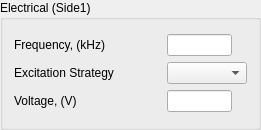
          <widget class="QGroupBox" name="groupBox">
           <property name="sizePolicy">
            <sizepolicy hsizetype="Preferred" vsizetype="Preferred">
             <horstretch>0</horstretch>
             <verstretch>0</verstretch>
            </sizepolicy>
           </property>
           <property name="minimumSize">
            <size>
             <width>261</width>
             <height>130</height>
            </size>
           </property>
           <property name="maximumSize">
            <size>
             <width>261</width>
             <height>150</height>
            </size>
           </property>
           <property name="title">
            <string>Electrical (Side1)</string>
           </property>
           <layout class="QGridLayout" name="gridLayout_6">
            <item row="0" column="0">
             <layout class="QGridLayout" name="gridLayout_2">
              <item row="1" column="0">
               <widget class="QLabel" name="label_12">
                <property name="text">
                 <string>Excitation Strategy</string>
                </property>
               </widget>
              </item>
              <item row="0" column="0">
               <widget class="QLabel" name="label_4">
                <property name="text">
                 <string>Frequency, (kHz)</string>
                </property>
               </widget>
              </item>
              <item row="2" column="0">
               <widget class="QLabel" name="excitation_label">
                <property name="text">
                 <string>Voltage, (V)</string>
                </property>
               </widget>
              </item>
              <item row="0" column="1">
               <widget class="QLineEdit" name="adaptive_frequency">
                <property name="sizePolicy">
                 <sizepolicy hsizetype="Fixed" vsizetype="Fixed">
                  <horstretch>0</horstretch>
                  <verstretch>0</verstretch>
                 </sizepolicy>
                </property>
                <property name="minimumSize">
                 <size>
                  <width>50</width>
                  <height>0</height>
                 </size>
                </property>
                <property name="maximumSize">
                 <size>
                  <width>65</width>
                  <height>16777215</height>
                 </size>
                </property>
               </widget>
              </item>
              <item row="2" column="1">
               <widget class="QLineEdit" name="excitation_value">
                <property name="maximumSize">
                 <size>
                  <width>65</width>
                  <height>16777215</height>
                 </size>
                </property>
               </widget>
              </item>
              <item row="1" column="1">
               <widget class="QComboBox" name="excitation_combo">
                <property name="minimumSize">
                 <size>
                  <width>80</width>
                  <height>0</height>
                 </size>
                </property>
                <property name="maximumSize">
                 <size>
                  <width>80</width>
                  <height>16777215</height>
                 </size>
                </property>
               </widget>
              </item>
             </layout>
            </item>
           </layout>
          </widget>
